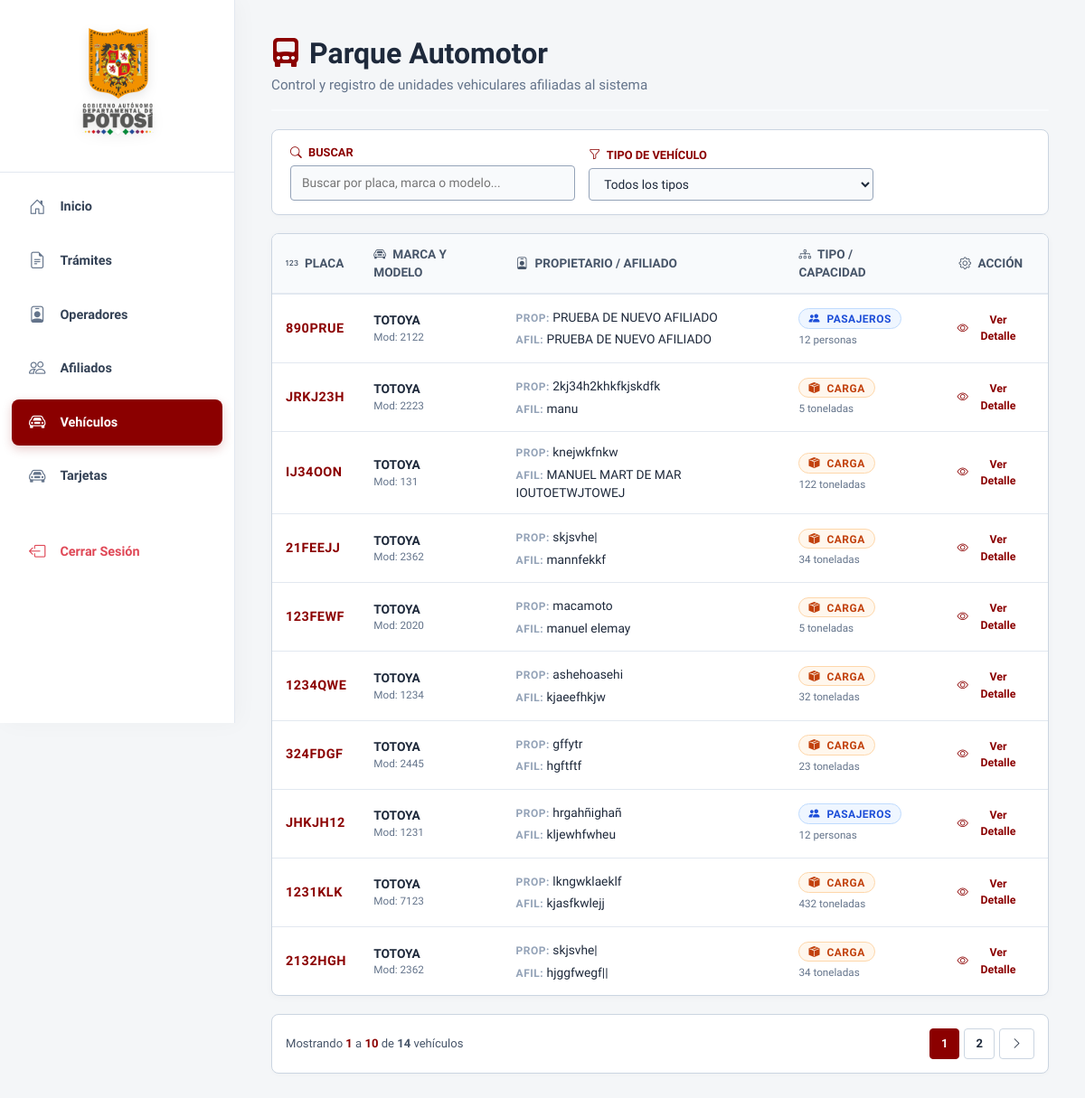
/vehiculos/ (signed in), run on an earlier commit of the app's database.
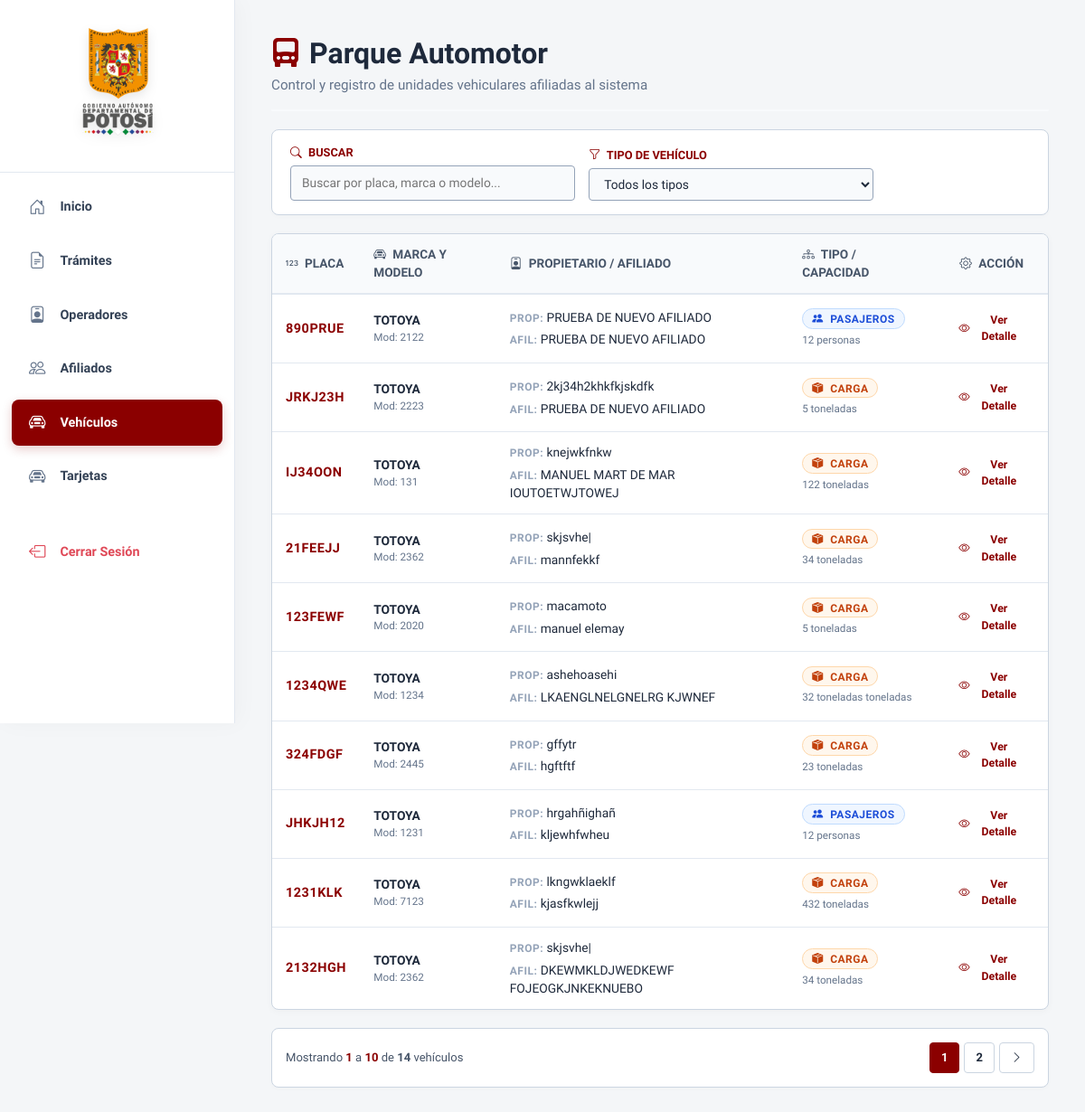
And on a later commit of the database.
### apps/vehiculo/models.py (models this page shows, shortened)
class Vehiculo(models.Model):
    TRANSPORTE = (
        ('p', 'PASAJEROS'),
        ('c', 'CARGA'),
    )
    afiliado = models.ForeignKey(
        Afiliado,
        on_delete=models.PROTECT,
        related_name='vehiculo_afiliado'
    )
    marca = models.ForeignKey(
        MarcaVehiculo,
        on_delete=models.PROTECT,
        related_name='vehiculo_marca'
    )
    tipo = models.ForeignKey(
        TipoVehiculo,
        on_delete=models.PROTECT,
        related_name='vehiculo_tipo'
    )
    propietario = models.CharField(max_length=500, blank=True)
    transporte = models.CharField(max_length=20, choices=TRANSPORTE)
    modelo = models.PositiveIntegerField()
    placa = models.CharField(max_length=7, unique=True)
    chasis = models.CharField(max_length=100, unique=True)
    capacidad = models.CharField(max_length=20)
    fecha_registro = models.DateTimeField(auto_now_add=True)

class MarcaVehiculo(models.Model):
    nombre = models.CharField(max_length=100)
    fecha_registro = models.DateTimeField(auto_now_add=True)

### apps/afiliado/models.py (models this page shows, shortened)
class Afiliado(models.Model):
    operador = models.ForeignKey(
        Operador,
        on_delete=models.PROTECT,
        related_name='afiliado_operador'
    )
    nombre_completo = models.CharField(max_length=500)
    fecha_registro = models.DateTimeField(auto_now_add=True)

### apps/vehiculo/views.py (the view)
# urls.py: path('vehiculos/', views.lista_vehiculos, name='lista_vehiculos'),
@login_required
@user_passes_test(es_admin, login_url='/', redirect_field_name=None)
def lista_vehiculos(request: HttpRequest) -> HttpResponse:
    q = request.GET.get('q', '').strip()
    tipo = request.GET.get('tipo', 'todos')
    try:
        vehiculos_list = Vehiculo.objects.select_related(
            'marca', 'tipo', 'afiliado'
        ).all().order_by('-fecha_registro')
        if q:
            filtros = Q(placa__icontains=q) | Q(marca__nombre__icontains=q)
            if q.isdigit():
                filtros |= Q(modelo=q)
            vehiculos_list = vehiculos_list.filter(filtros)
        if tipo and tipo != 'todos':
            vehiculos_list = vehiculos_list.filter(transporte=tipo)
        paginator = Paginator(vehiculos_list, 10)
        page_number = request.GET.get('page')
        vehiculos = paginator.get_page(page_number)
    except DatabaseError as e:
        logger.error(f"Error de base de datos en lista_vehiculos: {e}")
        messages.error(request, "Ocurrió un error al cargar la lista de vehículos.")
        vehiculos = []
    contexto = {
        'vehiculos': vehiculos,
        'q': q,
        'tipo_actual': tipo,
    }
    if request.headers.get('x-requested-with') == 'XMLHttpRequest':
        return render(request, 'vehiculo/parcial_tabla.html', contexto)
    return render(request, 'vehiculo/lista.html', contexto)

### apps/usuario/permisos.py (called while the page is built)
def es_admin(user):
    return user.is_authenticated and user.rol in ['sa', 'a']

### templates/vehiculo/lista.html (shortened to what this page needs)
{% extends 'base.html' %}
{% block content %}
<div>
    <div class="header-pagina">
        <div>
            <h2 class="titulo-principal"><i class="bi bi-truck-front-fill" style="color: var(--color-principal);" aria-hidden="true"></i> Parque Automotor</h2>
            <p class="subtitulo-principal">Control y registro de unidades vehiculares afiliadas al sistema</p>
        </div>
    </div>
    <div class="panel-filtros">
        <form id="searchForm" class="grid-filtros" onsubmit="event.preventDefault();">
            <div class="form-group">
                <label for="q"><i class="bi bi-search me-1" aria-hidden="true"></i> Buscar</label>
                <input type="text" id="q" name="q" value="{{ q }}" placeholder="Buscar por placa, marca o modelo..." autocomplete="off">
            </div>
            <div class="form-group">
                <label for="tipo"><i class="bi bi-funnel me-1" aria-hidden="true"></i> Tipo de Vehículo</label>
                <select id="tipo" name="tipo">
                    <option value="todos" {% if tipo_actual == 'todos' %}selected{% endif %}>Todos los tipos</option>
                </select>
            </div>
        </form>
    </div>
    <div id="resultados-tabla" aria-live="polite">
        {% include 'vehiculo/parcial_tabla.html' %}
    </div>
</div>
{% endblock %}

### templates/vehiculo/parcial_tabla.html (shortened to what the changed rows need)
<div class="tabla-contenedor">
    <table class="tabla-moderna" aria-label="Lista de vehículos">
        <thead>
            <tr>
                <th scope="col"><i class="bi bi-123 me-1" aria-hidden="true"></i> Placa</th>
                <th scope="col"><i class="bi bi-car-front me-1" aria-hidden="true"></i> Marca y Modelo</th>
                <th scope="col"><i class="bi bi-person-badge me-1" aria-hidden="true"></i> Propietario / Afiliado</th>
                <th scope="col"><i class="bi bi-diagram-3 me-1" aria-hidden="true"></i> Tipo / Capacidad</th>
                <th scope="col" style="text-align: center;"><i class="bi bi-gear me-1" aria-hidden="true"></i> Acción</th>
            </tr>
        </thead>
        <tbody>
            {% for vehiculo in vehiculos %}
            <tr>
                <td>
                    <strong style="color: var(--color-principal); font-size: 1.05em; letter-spacing: 0.5px;">
                        {{ vehiculo.placa|upper }}
                    </strong>
                </td>
                <td>
                    <div style="font-weight: 600;">{{ vehiculo.marca.nombre }}</div>
                    <div class="text-muted-small">Mod: {{ vehiculo.modelo }}</div>
                </td>
                <td>
                    <div style="margin-bottom: 4px;">
                        <span class="label-mini">PROP:</span>
                        <span style="font-weight: 500;">{{ vehiculo.propietario|default:"No registrado" }}</span>
                    </div>
                    <div>
                        <span class="label-mini">AFIL:</span>
                        <span style="font-weight: 500;">{{ vehiculo.afiliado.nombre_completo }}</span>
                    </div>
                </td>
                <td>
                    {% if vehiculo.transporte == 'p' %}
                        <span class="badge bg-pasajeros"><i class="bi bi-people-fill me-1" aria-hidden="true"></i> Pasajeros</span>
                        <div class="text-muted-small" style="margin-top: 4px; font-weight: 500;">
                            {{ vehiculo.capacidad }} personas
                        </div>
                    {% else %}
                        <span class="badge bg-carga"><i class="bi bi-box-seam-fill me-1" aria-hidden="true"></i> Carga</span>
                        <div class="text-muted-small" style="margin-top: 4px; font-weight: 500;">
                            {{ vehiculo.capacidad }} toneladas
                        </div>
                    {% endif %}
                </td>
                <td style="text-align: center;">
                    <a href="{% url 'vehiculo:detalle_vehiculo' vehiculo.placa %}" class="link-custom" aria-label="Ver detalle del vehículo {{ vehiculo.placa }}">
                        <i class="bi bi-eye" aria-hidden="true"></i> Ver Detalle
                    </a>
                </td>
            </tr>
            {% empty %}
            <tr>
                <td colspan="5" style="text-align: center; padding: 40px; color: #94a3b8;">
                    <i class="bi bi-car-front fs-2 d-block mb-2" aria-hidden="true"></i> No hay vehículos registrados
                </td>
            </tr>
            {% endfor %}
        </tbody>
    </table>
</div>

What changed in the data, as far as the page shows it:
changed Vehiculo "JRKJ23H": afiliado.nombre_completo "manu" → "PRUEBA DE NUEVO AFILIADO"
changed Vehiculo "1234QWE": afiliado.nombre_completo "kjaeefhkjw" → "LKAENGLNELGNELRG KJWNEF"; capacidad "32" → "32 toneladas"
changed Vehiculo "2132HGH": afiliado.nombre_completo "hjggfwegf||" → "DKEWMKLDJWEDKEWF FOJEOGKJNKEKNUEBO"
